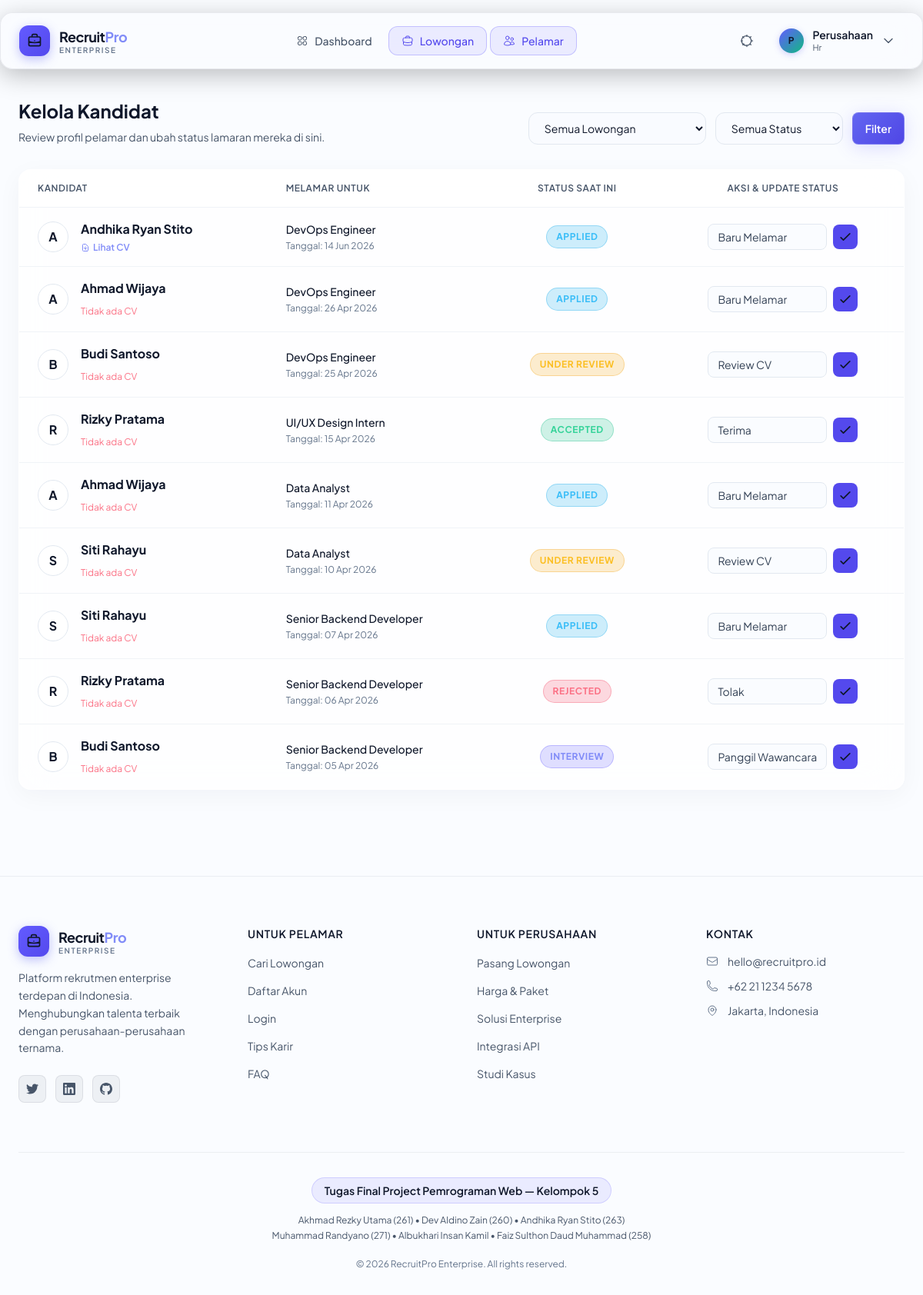
Screenshot of /hr/applicants/list.php (signed in) with the database file from the repository.
### tables this page shows
CREATE TABLE `applications` (
  `id` int(10) unsigned NOT NULL AUTO_INCREMENT,
  `job_id` int(10) unsigned NOT NULL,
  `pelamar_profile_id` int(10) unsigned NOT NULL,
  `cover_letter` text DEFAULT NULL,
  `current_status` varchar(30) NOT NULL DEFAULT 'applied',
  `applied_at` datetime NOT NULL DEFAULT current_timestamp(),
  `updated_at` datetime NOT NULL DEFAULT current_timestamp() ON UPDATE current_timestamp(),
  PRIMARY KEY (`id`),
  UNIQUE KEY `uk_job_pelamar` (`job_id`,`pelamar_profile_id`),
  KEY `idx_applications_status` (`current_status`),
  KEY `idx_applications_pelamar` (`pelamar_profile_id`),
  KEY `idx_applications_applied` (`applied_at`),
  CONSTRAINT `fk_applications_job` FOREIGN KEY (`job_id`) REFERENCES `jobs` (`id`) ON DELETE CASCADE,
  CONSTRAINT `fk_applications_pelamar` FOREIGN KEY (`pelamar_profile_id`) REFERENCES `pelamar_profiles` (`id`) ON DELETE CASCADE
);

CREATE TABLE `pelamar_profiles` (
  `id` int(10) unsigned NOT NULL AUTO_INCREMENT,
  `user_id` int(10) unsigned NOT NULL,
  `full_name` varchar(255) NOT NULL,
  `phone` varchar(20) DEFAULT NULL,
  `date_of_birth` date DEFAULT NULL,
  `address` text DEFAULT NULL,
  `education_level` varchar(50) DEFAULT NULL,
  `skills` text DEFAULT NULL,
  `cv_file_path` varchar(255) DEFAULT NULL,
  `created_at` datetime NOT NULL DEFAULT current_timestamp(),
  `updated_at` datetime NOT NULL DEFAULT current_timestamp() ON UPDATE current_timestamp(),
  PRIMARY KEY (`id`),
  UNIQUE KEY `user_id` (`user_id`),
  KEY `idx_pelamar_name` (`full_name`),
  CONSTRAINT `fk_pelamar_profiles_user` FOREIGN KEY (`user_id`) REFERENCES `users` (`id`) ON DELETE CASCADE
);

CREATE TABLE `jobs` (
  `id` int(10) unsigned NOT NULL AUTO_INCREMENT,
  `hr_profile_id` int(10) unsigned NOT NULL,
  `title` varchar(255) NOT NULL,
  `description` text NOT NULL,
  `requirements` text DEFAULT NULL,
  `location` varchar(255) DEFAULT NULL,
  `job_type` varchar(50) NOT NULL DEFAULT 'full_time',
  `industry_category` varchar(50) DEFAULT NULL,
  `salary_range` varchar(100) DEFAULT NULL,
  `deadline` date DEFAULT NULL,
  `status` varchar(20) NOT NULL DEFAULT 'active',
  `created_at` datetime NOT NULL DEFAULT current_timestamp(),
  `updated_at` datetime NOT NULL DEFAULT current_timestamp() ON UPDATE current_timestamp(),
  PRIMARY KEY (`id`),
  KEY `idx_jobs_status` (`status`),
  KEY `idx_jobs_hr` (`hr_profile_id`),
  KEY `idx_jobs_industry` (`industry_category`),
  KEY `idx_jobs_type` (`job_type`),
  KEY `idx_jobs_deadline` (`deadline`),
  FULLTEXT KEY `idx_jobs_search` (`title`,`description`),
  CONSTRAINT `fk_jobs_hr` FOREIGN KEY (`hr_profile_id`) REFERENCES `hr_profiles` (`id`) ON DELETE CASCADE
);

### hr/applicants/list.php (the view, shortened to what this page needs)
<?php
$pdo = Database::getConnection();
$stmt = $pdo->prepare("SELECT id FROM hr_profiles WHERE user_id = :uid");
$stmt->execute(['uid' => $_SESSION['user_id']]);
$hrId = $stmt->fetchColumn();
$where = ["j.hr_profile_id = :hr_id"];
$params = ['hr_id' => $hrId];
$whereStr = implode(" AND ", $where);
$sql = "
    SELECT a.id as app_id, a.current_status, a.applied_at,
           p.full_name, p.cv_file_path,
           j.title as job_title, j.id as job_id
    FROM applications a
    JOIN jobs j ON a.job_id = j.id
    JOIN pelamar_profiles p ON a.pelamar_profile_id = p.id
    WHERE $whereStr
    ORDER BY a.applied_at DESC
";
$stmt = $pdo->prepare($sql);
$stmt->execute($params);
$applicants = $stmt->fetchAll();
?>
<!DOCTYPE html>
<html lang="id">
<head>
    <script src="https://cdn.tailwindcss.com"></script>
    <link rel="stylesheet" href="<?= BASE_URL ?>/assets/css/design-system.css">
    <link rel="stylesheet" href="<?= BASE_URL ?>/assets/css/components.css">
</head>
<body class="bg-slate-900 text-slate-200 font-sans antialiased min-h-screen flex flex-col relative">
    <?php require_once __DIR__ . '/../../components/header.php'; ?>
    <main class="flex-grow max-w-[1400px] mx-auto w-full px-4 sm:px-6 py-8">
        <div class="flex flex-col md:flex-row md:items-end justify-between gap-6 mb-8">
            <div>
                <h1 class="text-2xl font-bold text-white mb-2">Kelola Kandidat</h1>
                <p class="text-sm text-slate-400">Review profil pelamar dan ubah status lamaran mereka di sini.</p>
            </div>
            <form action="" method="GET" class="flex flex-col sm:flex-row gap-3 w-full md:w-auto">
                <select name="job_id" class="bg-slate-900/50 border border-slate-700 rounded-xl px-4 py-2.5 text-sm text-slate-200 focus:outline-none focus:border-indigo-500">
                    <option value="">Semua Lowongan</option>
                </select>
                <select name="status" class="bg-slate-900/50 border border-slate-700 rounded-xl px-4 py-2.5 text-sm text-slate-200 focus:outline-none focus:border-indigo-500">
                    <option value="">Semua Status</option>
                </select>
                <button type="submit" class="btn-primary px-4 py-2.5 text-sm shrink-0">Filter</button>
            </form>
        </div>
        <div class="glass-card overflow-hidden relative">
            <div class="overflow-x-auto">
                <table class="w-full text-left border-collapse min-w-[800px]">
                    <thead>
                        <tr class="bg-slate-800/50 text-xs uppercase tracking-wider text-slate-400 border-b border-slate-700/50">
                            <th class="px-6 py-4 font-semibold">Kandidat</th>
                            <th class="px-6 py-4 font-semibold">Melamar Untuk</th>
                            <th class="px-6 py-4 font-semibold text-center">Status Saat Ini</th>
                            <th class="px-6 py-4 font-semibold text-center">Aksi & Update Status</th>
                        </tr>
                    </thead>
                    <tbody class="divide-y divide-slate-700/50">
                        <?php if (empty($applicants)): ?>
                            <tr>
                                <td colspan="4" class="px-6 py-12 text-center text-slate-400">Belum ada kandidat yang sesuai kriteria.</td>
                            </tr>
                        <?php else: ?>
                            <?php foreach ($applicants as $app): ?>
                                <tr class="hover:bg-white/[0.02] transition-colors">
                                    <td class="px-6 py-4">
                                        <div class="flex items-center gap-4">
                                            <div class="w-10 h-10 rounded-full bg-slate-800 flex items-center justify-center text-white font-bold border border-slate-700 shrink-0">
                                                <?= strtoupper(substr($app['full_name'], 0, 1)) ?>
                                            </div>
                                            <div>
                                                <div class="font-bold text-white mb-1"><?= htmlspecialchars($app['full_name']) ?></div>
                                                <?php if (!empty($app['cv_file_path'])): ?>
                                                    <a href="<?= BASE_URL ?>/uploads/cv/<?= htmlspecialchars($app['cv_file_path']) ?>" target="_blank" class="text-xs font-semibold text-indigo-400 hover:underline flex items-center gap-1">
                                                        <svg class="w-3 h-3" fill="none" viewBox="0 0 24 24" stroke="currentColor"><path stroke-linecap="round" stroke-linejoin="round" stroke-width="2" d="M12 10v6m0 0l-3-3m3 3l3-3m2 8H7a2 2 0 01-2-2V5a2 2 0 012-2h5.586a1 1 0 01.707.293l5.414 5.414a1 1 0 01.293.707V19a2 2 0 01-2 2z" /></svg>
                                                        Lihat CV
                                                    </a>
                                                <?php else: ?>
                                                    <span class="text-xs text-rose-400">Tidak ada CV</span>
                                                <?php endif; ?>
                                            </div>
                                        </div>
                                    </td>
                                    <td class="px-6 py-4">
                                        <div class="text-sm font-medium text-slate-200"><?= htmlspecialchars($app['job_title']) ?></div>
                                        <div class="text-xs text-slate-500 mt-1">Tanggal: <?= date('d M Y', strtotime($app['applied_at'])) ?></div>
                                    </td>
                                    <td class="px-6 py-4 text-center">
                                        <?php
                                        $bg = 'bg-slate-500/20'; $text = 'text-slate-400';
                                        if ($app['current_status'] === 'applied') { $bg = 'bg-sky-500/20 text-sky-400 border-sky-500/30'; }
                                        if ($app['current_status'] === 'under_review') { $bg = 'bg-amber-500/20 text-amber-400 border-amber-500/30'; }
                                        if ($app['current_status'] === 'interview') { $bg = 'bg-indigo-500/20 text-indigo-400 border-indigo-500/30'; }
                                        if ($app['current_status'] === 'accepted') { $bg = 'bg-emerald-500/20 text-emerald-400 border-emerald-500/30'; }
                                        if ($app['current_status'] === 'rejected') { $bg = 'bg-rose-500/20 text-rose-400 border-rose-500/30'; }
                                        ?>
                                        <div class="inline-block px-3 py-1.5 rounded-full text-xs font-bold border <?= $bg ?> uppercase tracking-wider">
                                            <?= str_replace('_', ' ', $app['current_status']) ?>
                                        </div>
                                    </td>
                                    <td class="px-6 py-4 text-center">
                                        <form action="status_update.php" method="POST" class="flex justify-center items-center gap-2">
                                            <select name="new_status" class="bg-slate-900 border border-slate-700 rounded-lg px-3 py-1.5 text-sm text-slate-300 focus:outline-none focus:border-indigo-500 appearance-none min-w-[140px]">
                                                <option value="applied" <?= $app['current_status'] == 'applied' ? 'selected' : '' ?>>Baru Melamar</option>
                                                <option value="under_review" <?= $app['current_status'] == 'under_review' ? 'selected' : '' ?>>Review CV</option>
                                                <option value="interview" <?= $app['current_status'] == 'interview' ? 'selected' : '' ?>>Panggil Wawancara</option>
                                                <option value="accepted" <?= $app['current_status'] == 'accepted' ? 'selected' : '' ?>>Terima</option>
                                                <option value="rejected" <?= $app['current_status'] == 'rejected' ? 'selected' : '' ?>>Tolak</option>
                                            </select>
                                            <button type="submit" class="bg-indigo-600 hover:bg-indigo-500 text-white p-1.5 rounded-lg transition-colors">
                                                <svg class="w-5 h-5" fill="none" viewBox="0 0 24 24" stroke="currentColor"><path stroke-linecap="round" stroke-linejoin="round" stroke-width="2" d="M5 13l4 4L19 7" /></svg>
                                            </button>
                                        </form>
                                    </td>
                                </tr>
                            <?php endforeach; ?>
                        <?php endif; ?>
                    </tbody>
                </table>
            </div>
        </div>
    </main>
    <?php require_once __DIR__ . '/../../components/footer.php'; ?>
</body>
</html>

### assets/css/design-system.css (style rules this page uses)
:root { --glass-bg: rgba(255, 255, 255, 0.7); --glass-border: rgba(255, 255, 255, 0.8); --glass-shadow: 0 8px 32px rgba(15, 23, 42, 0.04); --glass-blur: 24px; --indigo-glow: 0 4px 24px rgba(99, 91, 255, 0.2); --emerald-glow: 0 4px 24px rgba(16, 185, 129, 0.15); }
.glass-card { background: var(--glass-bg); backdrop-filter: blur(var(--glass-blur)); -webkit-backdrop-filter: blur(var(--glass-blur)); border: 1px solid var(--glass-border); border-radius: 1rem; box-shadow: var(--glass-shadow); }
.btn-primary { background: linear-gradient(135deg, #6366f1 0%, #4f46e5 100%); color: #ffffff !important; font-weight: 600; padding: 0.75rem 1.75rem; border-radius: 0.5rem; box-shadow: var(--indigo-glow); transition: all 0.2s cubic-bezier(0.4, 0, 0.2, 1); display: inline-flex; align-items: center; gap: 0.5rem; border: 1px solid rgba(255, 255, 255, 0.2); position: relative; z-index: 1; }
.btn-primary::before { content: ''; position: absolute; inset: -3px; background: linear-gradient(135deg, #4f46e5, #06b6d4, #34d399); border-radius: 0.6rem; z-index: -1; opacity: 0; transition: opacity 0.4s ease; filter: blur(8px); }

### rows the page displays
applications: pelamar_profile.full_name "A", pelamar_profile.full_name "Andhika Ryan Stito", job.title "DevOps Engineer", applied_at "14 Jun 2026", current_status "APPLIED", new_status "Baru Melamar"
applications: pelamar_profile.full_name "A", pelamar_profile.full_name "Ahmad Wijaya", shows "Tidak ada CV", job.title "DevOps Engineer", applied_at "26 Apr 2026", current_status "APPLIED", new_status "Baru Melamar"
applications: pelamar_profile.full_name "B", pelamar_profile.full_name "Budi Santoso", shows "Tidak ada CV", job.title "DevOps Engineer", applied_at "25 Apr 2026", current_status "UNDER REVIEW", new_status "Review CV"
applications: pelamar_profile.full_name "R", pelamar_profile.full_name "Rizky Pratama", shows "Tidak ada CV", job.title "UI/UX Design Intern", applied_at "15 Apr 2026", current_status "ACCEPTED", new_status "Terima"
applications: pelamar_profile.full_name "A", pelamar_profile.full_name "Ahmad Wijaya", shows "Tidak ada CV", job.title "Data Analyst", applied_at "11 Apr 2026", current_status "APPLIED", new_status "Baru Melamar"
applications: pelamar_profile.full_name "S", pelamar_profile.full_name "Siti Rahayu", shows "Tidak ada CV", job.title "Data Analyst", applied_at "10 Apr 2026", current_status "UNDER REVIEW", new_status "Review CV"
applications: pelamar_profile.full_name "S", pelamar_profile.full_name "Siti Rahayu", shows "Tidak ada CV", job.title "Senior Backend Developer", applied_at "07 Apr 2026", current_status "APPLIED", new_status "Baru Melamar"
applications: pelamar_profile.full_name "R", pelamar_profile.full_name "Rizky Pratama", shows "Tidak ada CV", job.title "Senior Backend Developer", applied_at "06 Apr 2026", current_status "REJECTED", new_status "Tolak"
applications: pelamar_profile.full_name "B", pelamar_profile.full_name "Budi Santoso", shows "Tidak ada CV", job.title "Senior Backend Developer", applied_at "05 Apr 2026", current_status "INTERVIEW", new_status "Panggil Wawancara"

### other values shown
substr(htmlspecialchars($userName), 0, 1) "P"
$userName "Perusahaan"
$currentRole "Hr"
